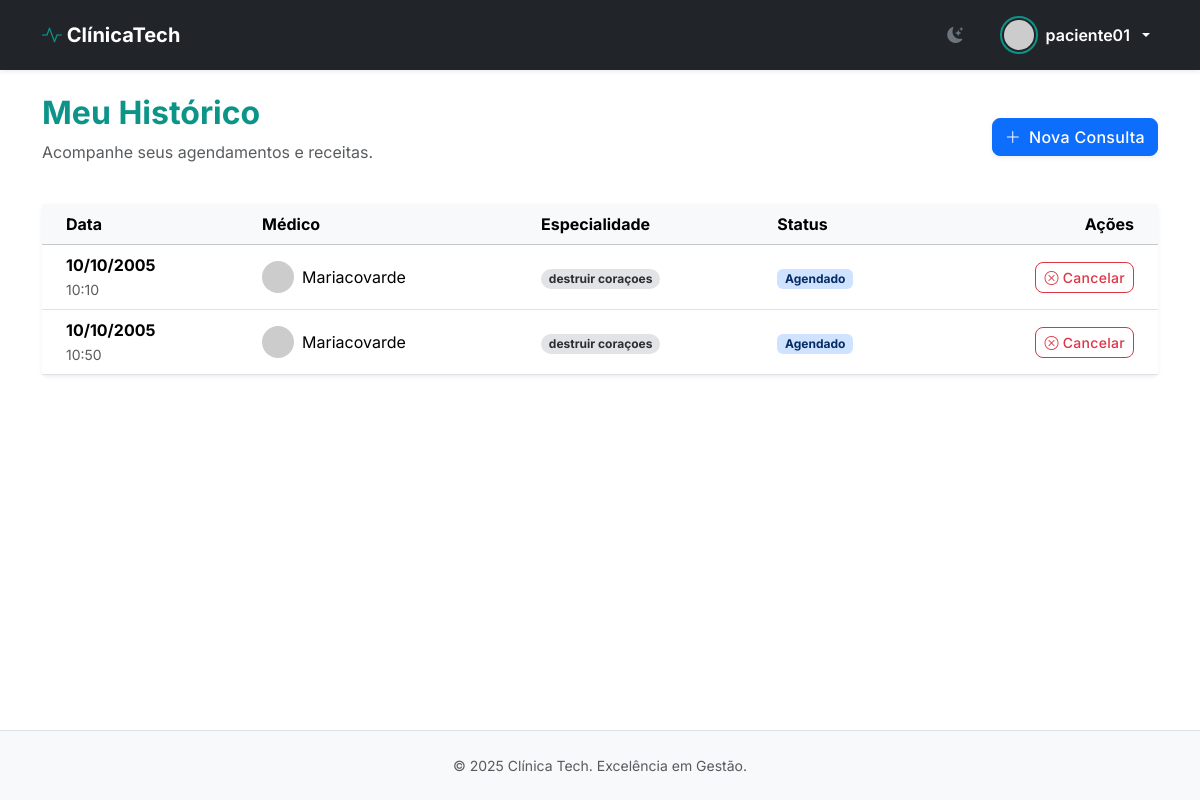
/meus-agendamentos/ (signed in), run on an earlier commit of the app's database.
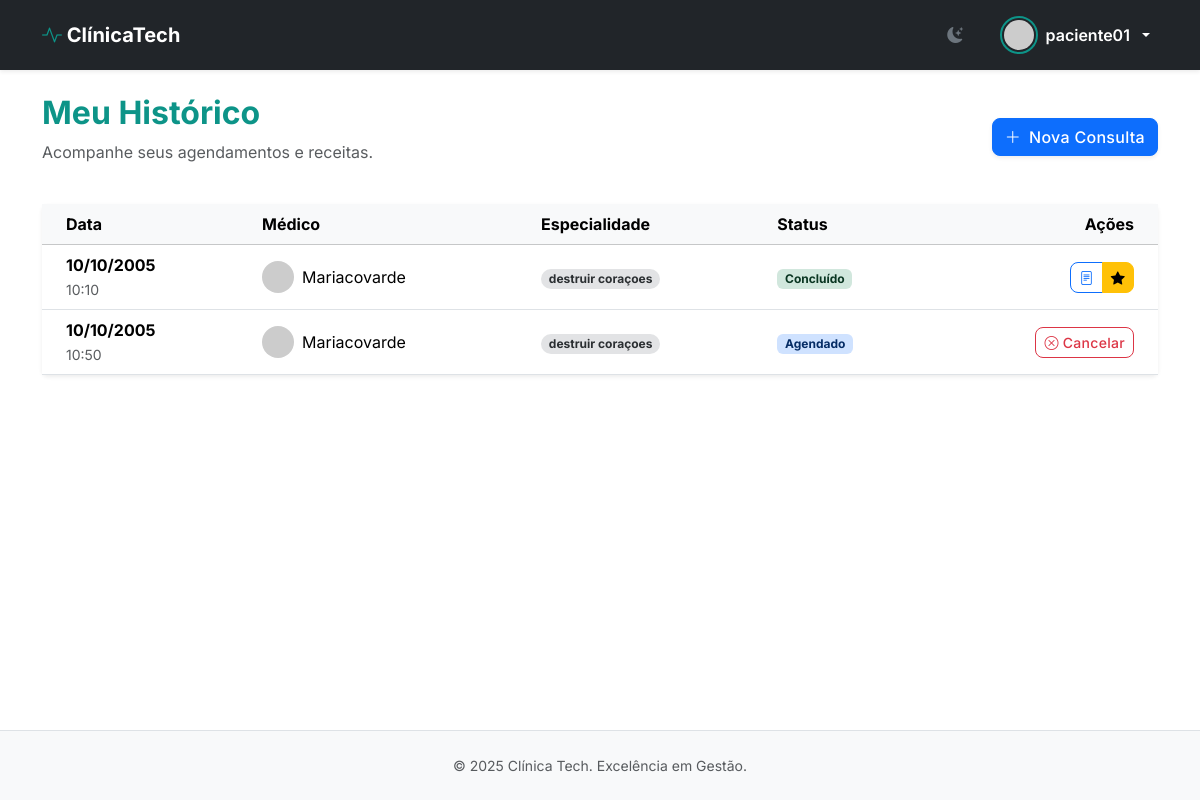
And on a later commit of the database.
### core/models.py (models this page shows, shortened)
class Agendamento(models.Model):
    STATUS_CHOICES = (
        ('AGENDADO', 'Agendado'),
        ('AGUARDANDO', 'Na Sala de Espera'),
        ('CANCELADO', 'Cancelado'),
        ('REALIZADO', 'Realizado'),
    )
    medico = models.ForeignKey(Medico, on_delete=models.CASCADE, related_name='agenda')
    paciente = models.ForeignKey(Paciente, on_delete=models.CASCADE, related_name='consultas')
    data_horario = models.DateTimeField('Data e Hora')
    status = models.CharField(max_length=10, choices=STATUS_CHOICES, default='AGENDADO')
    valor = models.DecimalField('Valor da Consulta', max_digits=10, decimal_places=2, default=200.00)
    pago = models.BooleanField('Está Pago?', default=False)
    observacoes = models.TextField('Observações', blank=True, null=True)
    avaliacao = models.IntegerField('Avaliação (1-5)', blank=True, null=True)
    comentario_paciente = models.TextField('Comentário', blank=True, null=True)
    criado_em = models.DateTimeField(auto_now_add=True)
    atualizado_em = models.DateTimeField(auto_now=True)
    class Meta:
        ordering = ['data_horario']
        verbose_name = 'Agendamento'
        verbose_name_plural = 'Agendamentos'

class Medico(models.Model):
    usuario = models.OneToOneField(Usuario, on_delete=models.CASCADE, related_name='medico')
    crm = models.CharField('CRM', max_length=20, unique=True)
    especialidade = models.CharField('Especialidade', max_length=100)

class Usuario(AbstractUser):
    TIPO_CHOICES = (
        ('MEDICO', 'Médico'),
        ('PACIENTE', 'Paciente'),
        ('RECEPCAO', 'Recepção'),
    )
    tipo = models.CharField(
        'Tipo de Usuário',
        max_length=10,
        choices=TIPO_CHOICES,
        default='PACIENTE'
    )
    tipo = models.CharField('Tipo de Usuário', max_length=10, choices=TIPO_CHOICES, default='PACIENTE')
    foto = models.ImageField('Foto de Perfil', upload_to='perfis/', blank=True, null=True)

### core/views.py (the view)
# urls.py: path('meus-agendamentos/', views.listar_agendamentos, name='listar_agendamentos'),
@login_required
def listar_agendamentos(request):
    if request.user.tipo != 'PACIENTE':
        return redirect('home')
    agendamentos = Agendamento.objects.filter(paciente=request.user.paciente).order_by('data_horario')
    return render(request, 'minhas_consultas.html', {'agendamentos': agendamentos})

### core/templates/minhas_consultas.html (shortened to what the changed rows need)
{% extends 'base.html' %}
{% block content %}
    <div class="d-flex justify-content-between align-items-center mb-4">
        <div>
            <h2 class="fw-bold text-primary">Meu Histórico</h2>
        </div>
    </div>
    <div class="card shadow-sm border-0">
        <div class="card-body p-0">
            {% if agendamentos %}
            <div class="table-responsive">
                <table class="table table-hover align-middle mb-0">
                    <thead class="table-light">
                        <tr>
                            <th class="ps-4">Data</th>
                            <th>Médico</th>
                            <th>Especialidade</th>
                            <th>Status</th>
                            <th class="text-end pe-4">Ações</th>
                        </tr>
                    </thead>
                    <tbody>
                        {% for agenda in agendamentos %}
                        <tr>
                            <td class="ps-4">
                                <div class="fw-bold">{{ agenda.data_horario|date:"d/m/Y" }}</div>
                                <small class="text-muted">{{ agenda.data_horario|date:"H:i" }}</small>
                            </td>
                            <td>
                                <div class="d-flex align-items-center">
                                    {% if agenda.medico.usuario.foto %}
                                        <img src="{{ agenda.medico.usuario.foto.url }}" class="rounded-circle me-2" width="32" height="32">
                                    {% else %}
                                        <img src="https://ui-avatars.com/api/?name={{ agenda.medico.usuario.username }}" class="rounded-circle me-2" width="32">
                                    {% endif %}
                                    {{ agenda.medico.usuario.get_full_name|default:agenda.medico.usuario.username }}
                                </div>
                            </td>
                            <td><span class="badge bg-secondary-subtle text-secondary-emphasis rounded-pill">{{ agenda.medico.especialidade }}</span></td>
                            <td>
                                {% if agenda.status == 'AGENDADO' %}
                                    <span class="badge bg-primary-subtle text-primary-emphasis">Agendado</span>
                                {% elif agenda.status == 'AGUARDANDO' %}
                                    <span class="badge bg-info-subtle text-info-emphasis">Na Recepção</span>
                                {% elif agenda.status == 'REALIZADO' %}
                                    <span class="badge bg-success-subtle text-success-emphasis">Concluído</span>
                                {% else %}
                                    <span class="badge bg-danger-subtle text-danger-emphasis">Cancelado</span>
                                {% endif %}
                            </td>
                            <td class="text-end pe-4">
                                {% if agenda.status == 'AGENDADO' %}
                                    <a href="{% url 'cancelar_agendamento' agenda.id %}"
                                       class="btn btn-sm btn-outline-danger"
                                       onclick="return confirm('Tem certeza?')">
                                        <i class="bi bi-x-circle"></i> Cancelar
                                    </a>
                                {% elif agenda.status == 'REALIZADO' %}
                                    <div class="btn-group">
                                        <a href="{% url 'visualizar_prontuario' agenda.id %}" class="btn btn-sm btn-outline-primary" title="Ver Receita">
                                            <i class="bi bi-file-text"></i>
                                        </a>
                                        {% if not agenda.avaliacao %}
                                            <a href="{% url 'avaliar_consulta' agenda.id %}" class="btn btn-sm btn-warning" title="Avaliar">
                                                <i class="bi bi-star-fill"></i>
                                            </a>
                                        {% else %}
                                            <span class="btn btn-sm btn-warning disabled" title="Nota: {{ agenda.avaliacao }}">
                                                {{ agenda.avaliacao }} <i class="bi bi-star-fill"></i>
                                            </span>
                                        {% endif %}
                                    </div>
                                {% else %}
                                    <span class="text-muted small">-</span>
                                {% endif %}
                            </td>
                        </tr>
                        {% endfor %}
                    </tbody>
                </table>
            </div>
            {% else %}
                <div class="text-center py-5">
                    <i class="bi bi-journal-x display-4 text-muted opacity-50"></i>
                    <p class="mt-3 text-muted">Você ainda não possui histórico.</p>
                </div>
            {% endif %}
        </div>
    </div>
{% endblock %}

What changed in the data, as far as the page shows it:
changed Agendamento (number 1 of 2 on the later page): status "Agendado Cancelar" → "Concluído"
